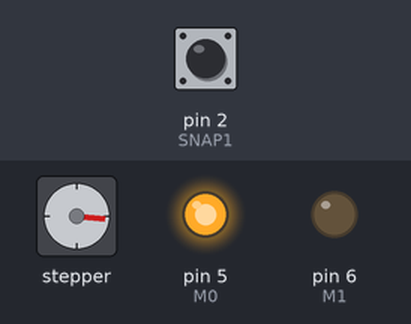
Recording of a sketch running on a simulated Arduino Uno, built with avr-gcc and run on an emulated ATmega328P. Shown: stepper motor, output pins drawn as LEDs (lit = HIGH). Wiring (inferred from the names in the program): stepper motor driver (200 steps per turn assumed): step pin 10; direction pin 11. The test bench sets the inputs (shaded band); at power-on: pin 2 (SNAP1) HIGH. Pins used as bus, display or sensor lines are not drawn.

Above: at 1.2 s.
1.3 s: pin 2 (SNAP1) pulled LOW for 0.15 s
2.9 s: pin 2 (SNAP1) pulled LOW for 0.15 s
At 3.4 s:
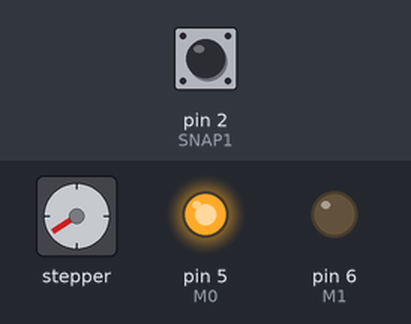
4.5 s: pin 2 (SNAP1) pulled LOW for 3.2 s
At 8.8 s:
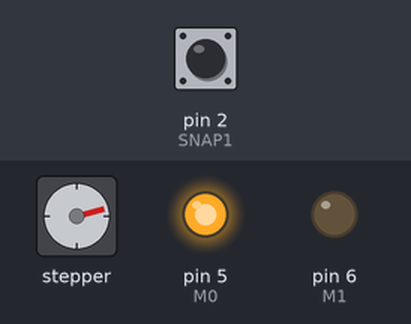
9.2 s: pin 2 (SNAP1) pulled LOW for 1 s
At 10.7 s:
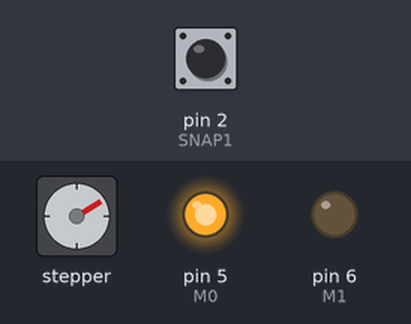
11.7 s: pin 2 (SNAP1) pulled LOW for 0.15 s
At 12.5 s:
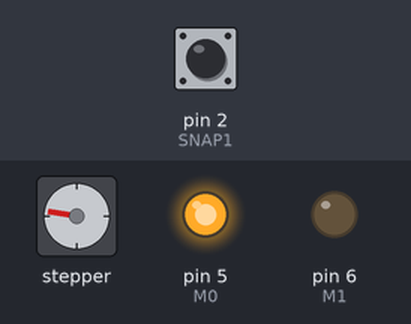
13.3 s: pin 2 (SNAP1) pulled LOW for 1 s
At 15.0 s:
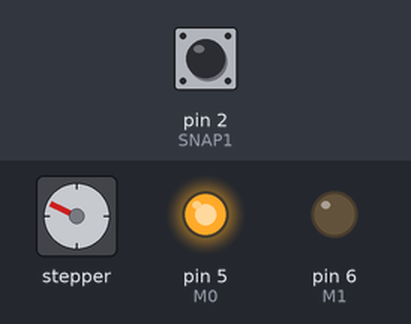
Timing chart, 0 to 16.5 s (numbered marks = the images above; inputs shaded):
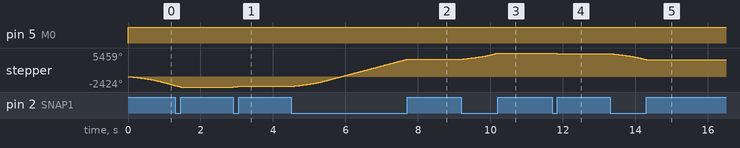

Measured:
- after the input at 2.9 s, stepper: turns 140° clockwise in 0.15 s, starting at once
- after the input at 4.5 s, stepper: turns 6319° clockwise in 3.2 s, starting at once
- after the input at 9.2 s, stepper: turns 1424° clockwise in 1.0 s, starting at once
- after the input at 11.7 s, stepper: turns 140° counter-clockwise in 0.15 s, starting at once
- after the input at 13.3 s, stepper: turns 1424° counter-clockwise in 1.0 s, starting at once

The sketch:

stepperTest3.ino
```cpp
// DEKLARACJA WYPROWADZEN STEROWNIKA DRV8834
//#define ENABLE 4
#define M0 5
#define M1 6
#define STEP 10
#define DIR 11
#define SNAP1 2

// DEKLARACJA STAŁYCH
//#define delayVal 400

volatile byte snap1State = LOW;

void setup() {
  //pinMode(ENABLE, OUTPUT);
  pinMode(M0, OUTPUT);
  pinMode(M1, OUTPUT);
  pinMode(STEP, OUTPUT);
  pinMode(DIR, OUTPUT);
  pinMode(SNAP1, INPUT_PULLUP);
  attachInterrupt(digitalPinToInterrupt(SNAP1), snapBTN1, CHANGE);  //LOW, RISING, FALLING, CHANGE
}

// ZMIENNE GLOBALNE
int delVal = 400;
int delAcc = 1000;
int stVal = 2000;

void loop() {
  digitalWrite(DIR, LOW);
  setMode(HIGH,LOW);
  moveStepperSmooth(delVal,delAcc,stVal*2);
  digitalWrite(DIR, HIGH);
  setMode(HIGH,LOW);
  moveStepperSmooth(delVal,delAcc,stVal*2);
}

bool setMode(bool m0bool, bool m1bool) {
  digitalWrite(M0, m0bool);
  digitalWrite(M1, m1bool);
}

int moveStepperSmooth(int delayVal, int delayAcc, int steps) {
  for(int delayValAcc=delayAcc; delayValAcc > delayVal && snap1State == LOW; delayValAcc -= 1){
    digitalWrite(STEP, HIGH);
    delayMicroseconds(delayValAcc);
    digitalWrite(STEP, LOW);
    delayMicroseconds(delayValAcc);
  }
  for(int i=0; i < steps && snap1State == LOW; i++) {
    digitalWrite(STEP, HIGH);
    delayMicroseconds(delayVal);
    digitalWrite(STEP, LOW);
    delayMicroseconds(delayVal);
  }
  for(int delayValAcc=delayVal; delayValAcc <= 1000 && snap1State == LOW; delayValAcc += 1){
    digitalWrite(STEP, HIGH);
    delayMicroseconds(delayValAcc);
    digitalWrite(STEP, LOW);
    delayMicroseconds(delayValAcc);
  }
}

void snapBTN1(){
  snap1State = digitalRead(SNAP1);
}
```
